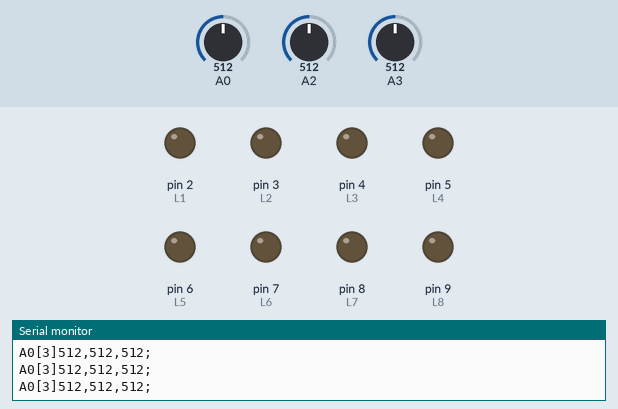
Simulated run of this sketch. Board: Arduino Mega 2560, built with avr-gcc and run on an emulated ATmega2560. Parts: output pins drawn as LEDs (lit = HIGH), the last lines printed to the serial monitor. The test bench sets the inputs (shaded band); at power-on: A0 = 512, A2 = 512, A3 = 512.

Above: at 1.2 s.
1.3 s: A0 set to 76
3.1 s: A0 set to 67
At 4.4 s:
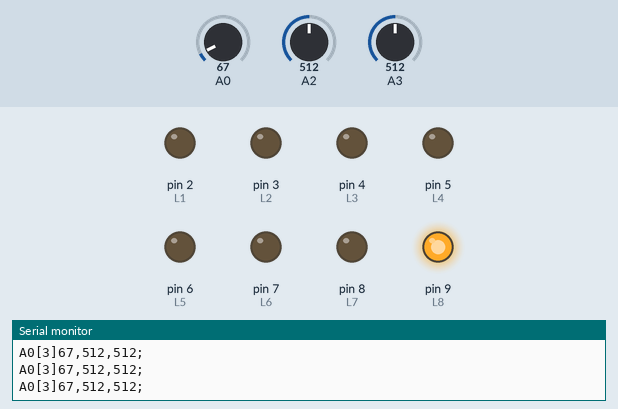
4.7 s: A0 set to 0
At 5.6 s:
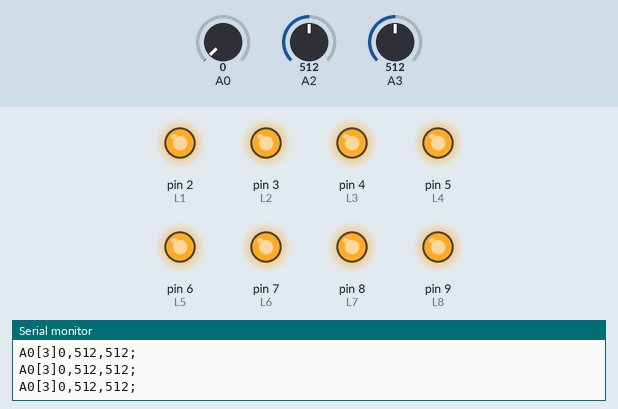
6.3 s: A0 set to 20
7.8 s: A0 set to 26
At 8.5 s:
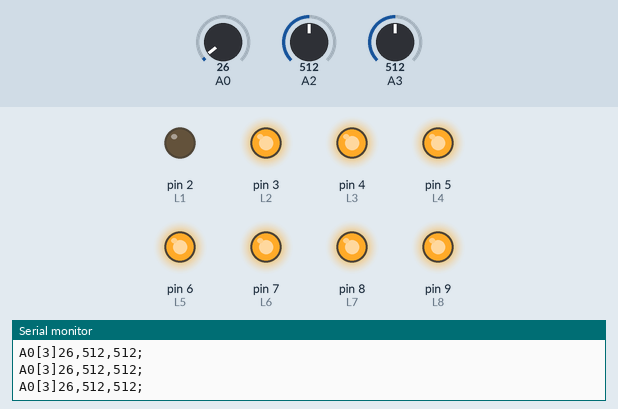
9.3 s: A0 set to 306
At 10.2 s:
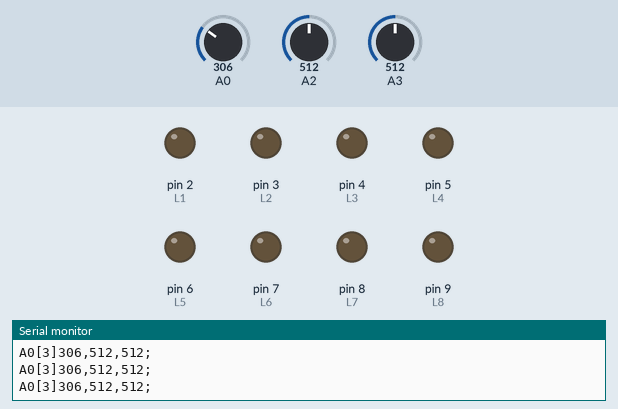
Timing chart, 0 to 11.8 s (numbered marks = the images above; inputs shaded):
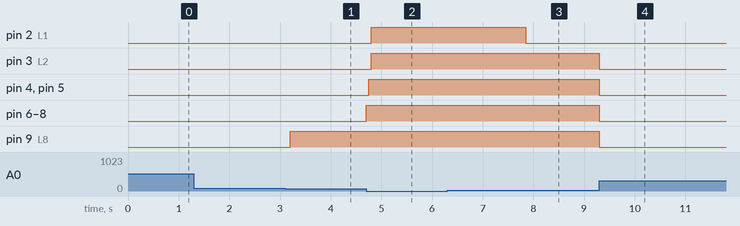

The sketch:

io_protocol_1.ino
```cpp
//arduino 1.0.5-r2

#define NUM_PORTS 3
#define FIRST_PORT 0
#define PERIOD 50
#define BAUD 115200

#include "IOP.h"
#include "interval.h"

IOP iop;
Interval ticker(PERIOD);

int value = 0;

void setup(){
  Serial.begin(BAUD);
  iop.comment();
  iop.println("started");
  //  analogReference(INTERNAL2V56);// a built-in 2.56V reference (Arduino Mega only)
  VU_setup();
}

void loop(){
  if (ticker.check()){
    iop.sendAnalog(FIRST_PORT,NUM_PORTS);
    value = (value*2+analogRead(A0))/3;
    VU_down(value);
  }
}
```

IOP.h
```cpp
// (licence header left out)
#ifndef IOP_h
#define IOP_h

#if defined(WIRING) && WIRING >= 100
#include <Wiring.h>
#elif defined(ARDUINO) && ARDUINO >= 100
#include <Arduino.h>
#else
#include <WProgram.h>
#endif
#include <string.h>
#include <Stream.h>

// Uncomment the next line to run the library in debug mode (verbose messages)
//#define IOP_DEBUG

class IOP :
public Print{
public:
  IOP(Stream *stream = &Serial);// Constructor

  size_t write(uint8_t val);// provide method for printing

  void setStream(Stream *stream);  // Change the Stream object

  inline void comment();
  void sendAnalog(int first = 0, int count = 1); // send the values of n=count analog ports


  // private: // commented out during development
  Stream *_stream;
  char _delim[7]; // null-terminated list of character to be used as delimiters for tokenizing (default " ")

  void header(char type, int first, int count);
  void footer();
};

//////////////////////////////////////////////////////////
// IOP.cpp
//////////////////////////////////////////////////////////

//#include "IOP.h"

/**
 * Constructor makes sure some things are set.
 */
IOP::IOP(Stream *stream)
:
_stream(stream)
{
  strcpy(_delim, "[],;");
}

/**
 * forward all writes to the encapsulated "port" Stream object
 */
size_t IOP::write(uint8_t val) {
  return _stream->write(val);
}

/**
 * start the comment line
 */
inline void IOP::comment(){
  _stream->print("// ");
}

/**
 * send the values of n=count analog ports
 */
void IOP::sendAnalog(int first, int count){
  header('A', first, count);

#ifdef IOP_DEBUG
  long t = micros();
#endif

  _stream->print(analogRead(A0 + first));
  int index = 1;
  while (index++ < count) {
    _stream->print(_delim[2]);
    _stream->print(analogRead(A0 + first + index));
  }
  footer();

#ifdef IOP_DEBUG
  t = micros()-t;
  comment();
  _stream->print("micros to read inputs: ");
  _stream->println (t);
#endif
}

void IOP::header(char type, int first, int count){
  _stream->print((char)type);
  _stream->print(first);
  _stream->print(_delim[0]);
  _stream->print(count);
  _stream->print(_delim[1]);

}

void IOP::footer(){
  _stream->print(_delim[3]);
  _stream->println();
}
//////////////////////////////////////////////////////////
//////////////////////////////////////////////////////////
#endif //IOP_h

//////////////////////////////////////////////////////////
//////////////////////////////////////////////////////////
```

Interval.h
```cpp
// (licence header left out)
#ifndef INTERVAL_H
#define INTERVAL_H

//#include "application.h"
#if defined(WIRING) && WIRING >= 100
#include <Wiring.h>
#elif defined(ARDUINO) && ARDUINO >= 100
#include <Arduino.h>
#else
#include <WProgram.h>
#endif
#include <string.h>
#include <Stream.h>

class Interval {
    public:
        long t;
        long dt;

        Interval(long timeout);
        bool check();
        void reset();
};

//////////////////////////////////////////////////////////
// Interval.cpp
//////////////////////////////////////////////////////////

//#include "Interval.h"

Interval::Interval(long timeout){
    dt = timeout;
    reset();
}

bool Interval::check() {
    if (millis()-t > dt){
        t += dt;
        return true;
    }
    return false;
}

void Interval::reset() {
    t = millis();
}
//////////////////////////////////////////////////////////
//////////////////////////////////////////////////////////
#endif //INTERVAL_H

//////////////////////////////////////////////////////////
//////////////////////////////////////////////////////////
```

VU.ino
```cpp
#define N1 21
#define N2 28
#define N3 35
#define N4 42
#define N5 49
#define N6 56
#define N7 63
#define N8 70

#define L1 2
#define L2 3
#define L3 4
#define L4 5
#define L5 6
#define L6 7
#define L7 8
#define L8 9

void VU_setup() {
  pinMode (L1, OUTPUT);
  pinMode (L2, OUTPUT);
  pinMode (L3, OUTPUT);
  pinMode (L4, OUTPUT);
  pinMode (L5, OUTPUT);
  pinMode (L6, OUTPUT);
  pinMode (L7, OUTPUT);
  pinMode (L8, OUTPUT);
}

void VU_up (int val) {
  digitalWrite (L1, (val>=N1));
  digitalWrite (L2, (val>=N2));
  digitalWrite (L3, (val>=N3));
  digitalWrite (L4, (val>=N4));
  digitalWrite (L5, (val>=N5));
  digitalWrite (L6, (val>=N6));
  digitalWrite (L7, (val>=N7));
  digitalWrite (L8, (val>=N8));
}

void VU_down (int val) {
  digitalWrite (L1, (val<=N1));
  digitalWrite (L2, (val<=N2));
  digitalWrite (L3, (val<=N3));
  digitalWrite (L4, (val<=N4));
  digitalWrite (L5, (val<=N5));
  digitalWrite (L6, (val<=N6));
  digitalWrite (L7, (val<=N7));
  digitalWrite (L8, (val<=N8));
}
```

Measured:
- the behaviour switches between 71 and 70 on A0 (found by bisection; images 0 and 1)
- the behaviour switches between 23 and 24 on A0 (found by bisection; images 2 and 3)
- after the input at 3.1 s, pin 9 (L8): LOW → HIGH after 0.10 s
- after the input at 4.7 s, pin 2 (L1), pin 3 (L2): LOW → HIGH after 0.10 s; pin 4 (L3), pin 5 (L4): LOW → HIGH after 0.05 s; pin 6 (L5), pin 7 (L6), pin 8 (L7): LOW → HIGH at once
- after the input at 7.8 s, pin 2 (L1): HIGH → LOW after 0.05 s
- after the input at 9.3 s, pin 3 (L2), pin 4 (L3), pin 5 (L4), pin 6 (L5), pin 7 (L6), pin 8 (L7), pin 9 (L8): HIGH → LOW at once
